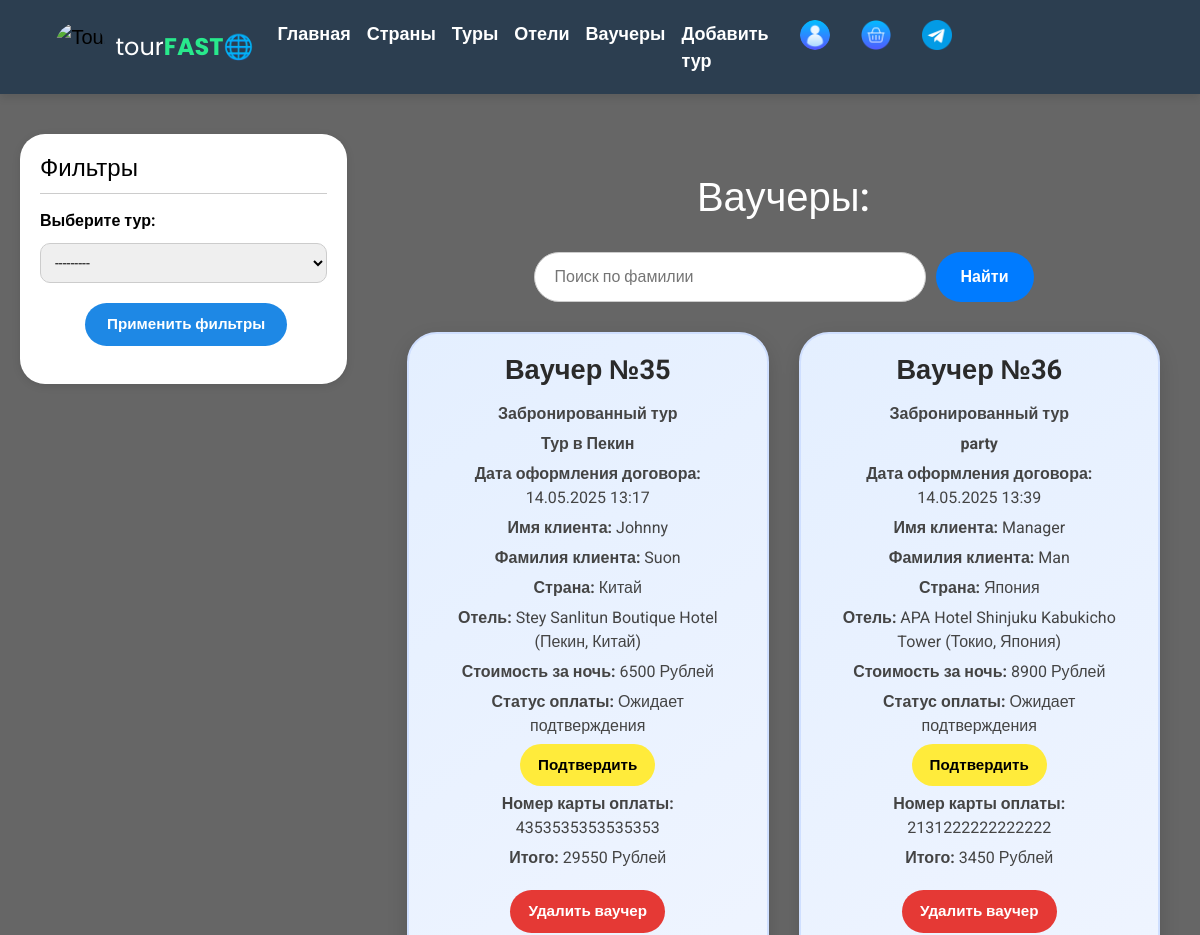
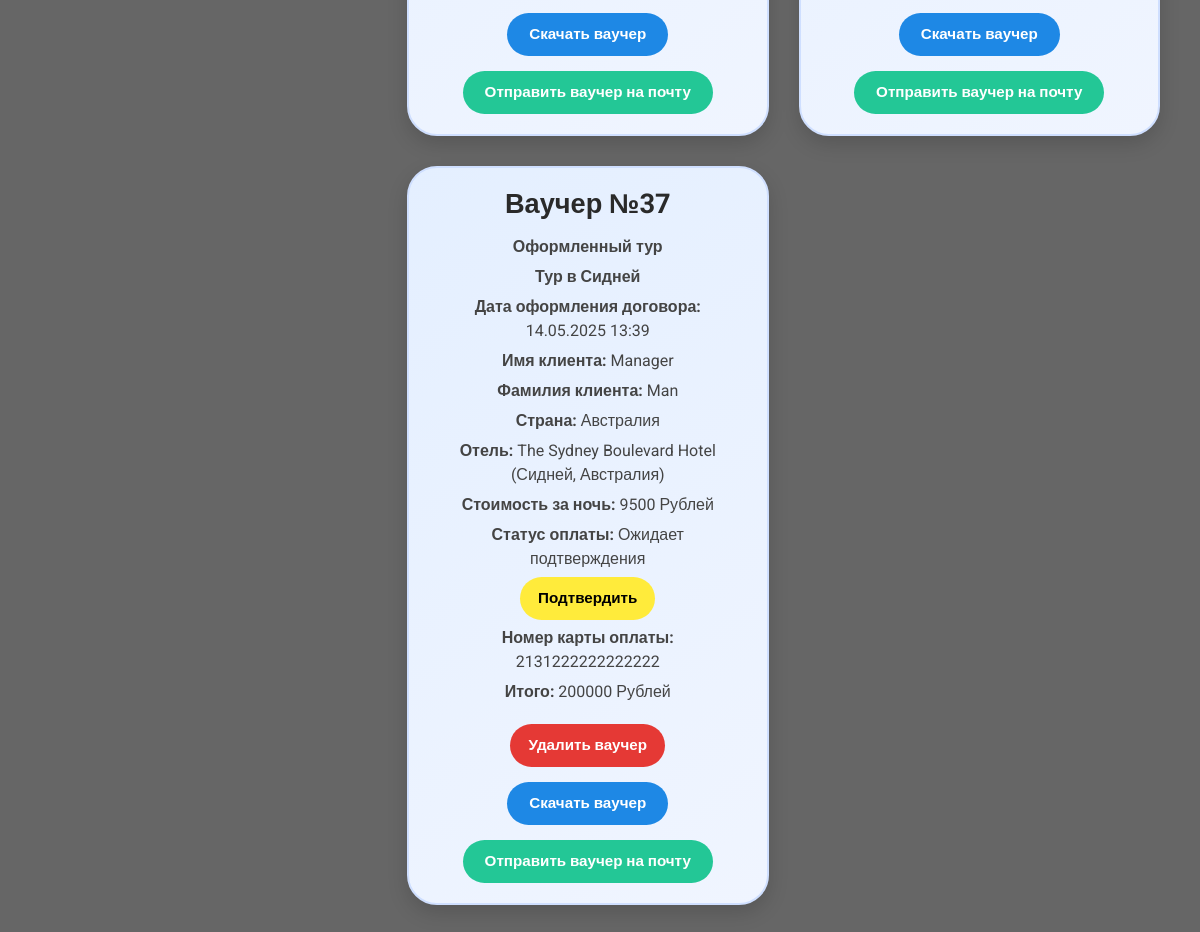
Screenshot of /contracts/ (signed in) with the database file from the repository (2 pictures, top to bottom).
### main/models.py (models this page shows, shortened)
class Contracts(models.Model):
    title = models.CharField(max_length=200)
    client = models.ForeignKey(Buyer, on_delete=models.CASCADE, related_name="contracts")
    tour = models.ForeignKey(Tour, on_delete=models.CASCADE, related_name="contracts")
    date = models.DateTimeField(auto_now_add=True)
    price = models.DecimalField(max_digits=10, decimal_places=2)
    transaction = models.ForeignKey(Transaction, on_delete=models.CASCADE, related_name="transaction", null=True)
    payment_confirmed = models.BooleanField(default=False)
    is_booking = models.BooleanField(default=False, verbose_name="Бронирование")  # True — бронирование, False — оформленный тур
    class Meta:
        verbose_name = 'Договор'
        verbose_name_plural = 'Договора'

class Tour(models.Model): # Туры
    title = models.CharField(max_length=200)
    country = models.ForeignKey(Country, on_delete=models.CASCADE, related_name="tours")
    hotel = models.ForeignKey(Hotel, on_delete=models.CASCADE, related_name="tours")
    start_date = models.DateField()
    end_date = models.DateField()
    old_price = models.DecimalField(max_digits=10, decimal_places=2, null=True, blank=True) # типа для скидки
    price = models.DecimalField(max_digits=10, decimal_places=2)
    photo = models.ImageField('Фото тура', upload_to='main/tourphotos/', null=True, blank=True)
    def __str__(self):
        return f"{self.title} ({self.start_date} - {self.end_date})"
    class Meta:
        verbose_name = 'Тур'
        verbose_name_plural = 'Туры'

class Buyer(AbstractUser): # Клиенты
    last_name = models.CharField('Фамилия', max_length=50, null=True)
    email = models.EmailField('Email', max_length=50)
    groups = models.ManyToManyField(Group, related_name='buyers')
    user_permissions = models.ManyToManyField(Permission, related_name='buyers')
    phone_number = models.CharField('Номер телефона', max_length=11, null=True)
    date_of_birth = models.DateField('Дата рождения', null=True)
    passport_data = models.CharField('Паспортные данные', max_length=50, null=True)  # Новое поле
    photo = models.ImageField('Фото профиля', upload_to='main/profilephotos/', null=True, blank=True)
    is_special = models.BooleanField(default=False, verbose_name='Особый пользователь')

class Country(models.Model): # Страны
    name = models.CharField(max_length=100, unique=True)
    description = models.TextField(max_length=1000, unique=True, null=True)
    photo = models.ImageField('Фото страны', upload_to='main/countryphotos/', null=True, blank=True)
    def __str__(self):
        return self.name
    class Meta:
        verbose_name = 'Страна'
        verbose_name_plural = 'Страны'

class Hotel(models.Model): # Отели
    name = models.CharField(max_length=200)
    country = models.ForeignKey(Country, on_delete=models.CASCADE, related_name="hotels")
    city = models.CharField(max_length=100)
    address = models.CharField(max_length=255)
    stars = models.PositiveSmallIntegerField()
    price_per_night = models.DecimalField(max_digits=10, decimal_places=2)
    photo = models.ImageField('Фото отеля', upload_to='main/hotelphotos/', null=True, blank=True)
    def __str__(self):
        return f"{self.name} ({self.city}, {self.country.name})"
    class Meta:
        verbose_name = 'Отель'
        verbose_name_plural = 'Отели'

class Transaction(models.Model):  # Транзакции
    card_number = models.CharField(max_length=16)
    amount = models.DecimalField(max_digits=100000, decimal_places=2)
    status = models.CharField(max_length=20, default="pending")
    created_at = models.DateTimeField(auto_now_add=True)

### main/views.py (the view)
# urls.py: path("contracts/", views.contracts, name="contracts_page"),
@login_required
def contracts(request):
    query = request.GET.get('search', '')
    contracts = Contracts.objects.all() if request.user.is_special else Contracts.objects.filter(client=request.user)
    if request.user.is_special and query:
        contracts = contracts.filter(client__last_name__icontains=query)
    form = CustomContractsFilterForm(request.GET or None)
    if form.is_valid():
        if form.cleaned_data.get('tour'):
            contracts = contracts.filter(tour=form.cleaned_data['tour'])
    return render(request, 'main/contracts.html', {
        'contracts': contracts,
        'form': form,
        'search_query': query
    })

### main/forms.py
class CustomContractsFilterForm(forms.Form):
    tour = forms.ModelChoiceField(queryset=Tour.objects.all(), required=False, label="Тур")

### main/templates/main/contracts.html (shortened to what this page needs)
{% extends 'main/layout.html' %}
{% load static %}
{% block links %}
<link rel="stylesheet" href="{% static 'main/css/contracts.css' %}">
{% endblock %}
{% block body %}
<div class="filter-tour-container">
    <form method="get">
    <aside class="filter-sidebar">
        <h2>Фильтры</h2>
        <div class="filter-section">
            <label for="id_tour">Выберите тур:</label>
            {{ form.tour }}
        </div>
        <button class="apply-filters-btn">Применить фильтры</button>
    </aside>
</form>
<div class="contracts-container">
    <h1 class="contracts-title">Ваучеры:</h1>
    {% if request.user.is_special %}
    <form method="get" class="search-form">
        <input type="text" name="search" placeholder="Поиск по фамилии" value="{{ search_query }}">
        <button type="submit">Найти</button>
    </form>
    {% endif %}
    {% if contracts %}
        <div class="contracts-list">
            {% for contract in contracts %}
                <div class="contract-card">
                    <h2 class="contract-card-title">Ваучер №{{ contract.id }}</h2>
                    <div class="contract-details">
                        {% if contract.is_booking %}
                        <p><strong>Забронированный тур</strong></p>
                        {% else %}
                        <p><strong>Оформленный тур</strong></p>
                        {% endif %}
                        <p><strong>{{ contract.tour.title }}</strong></p>
                        <p><strong>Дата оформления договора:</strong> {{ contract.date|date:"d.m.Y H:i" }}</p>
                        <p><strong>Имя клиента:</strong> {{ contract.client.username }}</p>
                        <p><strong>Фамилия клиента:</strong> {{ contract.client.last_name }}</p>
                        <p><strong>Страна:</strong> {{ contract.tour.country  }}</p>
                        <p><strong>Отель:</strong> {{ contract.tour.hotel  }}</p>
                        <p><strong>Стоимость за ночь:</strong> {{ contract.tour.hotel.price_per_night|floatformat:"-2" }} Рублей</p>
                        <p><strong>Статус оплаты:</strong>
    {% if contract.payment_confirmed %}
        Подтверждена
    {% else %}
        Ожидает подтверждения
        {% if request.user.is_staff %}
            <form action="{% url 'confirm_payment' contract.id %}" method="post" style="display:inline;">
                <button type="submit" class="confirm-btn">Подтвердить</button>
            </form>
        {% endif %}
    {% endif %}
</p>
                        <p><strong>Номер карты оплаты:</strong> {{ contract.transaction.card_number  }}</p>
                        <p><strong>Итого:</strong> {{ contract.price|floatformat:"-2" }} Рублей</p>
                    </div>
                    <div class="contract-actions">
                        {% if request.user.is_staff %}
                        <a href="{% url 'delete_contracts' contract.id %}" class="contract-delete">Удалить ваучер</a>
                        {% endif %}
                        <a href="{% url 'download_contract' contract.id %}" class="contract-download">Скачать ваучер</a>
                        <a href="#" class="contract-details-link">Отправить ваучер на почту</a>
                    </div>
                </div>
            {% endfor %}
        </div>
    {% else %}
        <p class="no-contracts">У вас пока нет оформленных договоров</p>
    {% endif %}
</div>
{% endblock %}

### main/static/main/css/contracts.css (style rules this page uses)
.contracts-container { max-width: 1200px; margin: 0 auto; padding: 40px 20px; font-family: 'Roboto', sans-serif; position: relative; z-index: 1; }
.contracts-title { font-size: 2.5rem; color: white; text-align: center; margin-bottom: 30px; }
.contracts-list { display: grid; grid-template-columns: repeat(2, 1fr); gap: 30px; justify-items: center; }
.contract-card { background: linear-gradient(145deg, #e4efff, #f0f5ff); border: 2px solid #cfdfff; border-radius: 30px; padding: 20px 25px; box-shadow: 0 8px 20px rgba(0, 0, 0, 0.15); transition: transform 0.3s ease, box-shadow 0.3s ease; color: #333; width: 100%; max-width: 500px; text-align: center; }
.contract-card-title { font-size: 1.7rem; font-weight: 700; margin-bottom: 15px; color: #2a2a2a; }
.contract-details p { margin: 6px 0; font-size: 1rem; color: #444; }
.contract-actions { display: flex; justify-content: center; flex-wrap: wrap; gap: 15px; margin-top: 20px; }
.contract-download, .contract-email, .contract-details-link { padding: 10px 22px; border-radius: 30px; font-weight: bold; text-decoration: none; color: white; font-size: 0.95rem; transition: background-color 0.3s ease, transform 0.2s ease; }
.contract-download { background-color: #1e88e5; }
.contract-details-link { background-color: #23C796; }
.search-form { display: flex; justify-content: center; gap: 10px; margin: 30px auto; max-width: 500px; }
.search-form input[type="text"] { flex-grow: 1; padding: 12px 20px; border-radius: 25px; border: 1px solid #ccc; font-size: 16px; background-color: #fff; }
.search-form button { padding: 12px 25px; background-color: #007bff; color: white; border-radius: 25px; font-weight: bold; border: none; cursor: pointer; transition: background-color 0.3s ease, transform 0.2s ease; }
.filter-tour-container { display: flex; gap: 40px; padding: 40px 20px; align-items: flex-start; }
.filter-sidebar { background-color: #ffffff; color: #000000; padding: 20px; border-radius: 25px; width: 327px; height: 250px; flex-shrink: 0; box-shadow: 0 2px 8px rgba(0, 0, 0, 0.1); overflow: hidden; box-sizing: border-box; font-family: 'Roboto', sans-serif; position: sticky; top: 100px; z-index: 1; }
.filter-sidebar h2 { margin-bottom: 15px; font-size: 1.5rem; border-bottom: 1px solid #ccc; padding-bottom: 10px; color: #000; }
.filter-section { margin-bottom: 20px; }
.filter-section label { display: block; margin-bottom: 5px; font-weight: bold; color: #000; }
.filter-sidebar select, .filter-sidebar input { width: 100%; max-width: 100%; margin-top: 5px; padding: 10px; border-radius: 10px; border: 1px solid #ccc; font-size: 14px; box-sizing: border-box; overflow: hidden; white-space: nowrap; }
.apply-filters-btn { background-color: #1e88e5; color: white; padding: 10px 22px; border: none; margin-left: 45px; border-radius: 30px; font-weight: bold; font-size: 0.95rem; cursor: pointer; transition: background-color 0.3s ease, transform 0.2s ease; }
.confirm-btn { background-color: #FFEB3B; color: #000; border: none; border-radius: 25px; padding: 10px 18px; font-weight: bold; cursor: pointer; font-size: 0.95rem; transition: background-color 0.3s ease, transform 0.2s ease; }
.contract-delete { background-color: #e53935; color: white; border: none; border-radius: 25px; padding: 10px 18px; font-weight: bold; text-decoration: none; font-size: 0.95rem; transition: background-color 0.3s ease, transform 0.2s ease; }

### rows the page displays
Contracts: id "35", is_booking "Забронированный тур", tour "Тур в Пекин", date "14.05.2025 13:17", client.username "Johnny", client.last_name "Suon", tour.country "Китай", tour.hotel "Stey Sanlitun Boutique Hotel (Пекин, Китай)", tour.hotel.price_per_night "6500", payment_confirmed "Ожидает подтверждения", transaction.card_number "4353535353535353", price "29550"
Contracts: id "36", is_booking "Забронированный тур", tour "party", date "14.05.2025 13:39", client.username "Manager", client.last_name "Man", tour.country "Япония", tour.hotel "APA Hotel Shinjuku Kabukicho Tower (Токио, Япония)", tour.hotel.price_per_night "8900", payment_confirmed "Ожидает подтверждения", transaction.card_number "2131222222222222", price "3450"
Contracts: id "37", is_booking "Оформленный тур", tour "Тур в Сидней", date "14.05.2025 13:39", client.username "Manager", client.last_name "Man", tour.country "Австралия", tour.hotel "The Sydney Boulevard Hotel (Сидней, Австралия)", tour.hotel.price_per_night "9500", payment_confirmed "Ожидает подтверждения", transaction.card_number "2131222222222222", price "200000"
